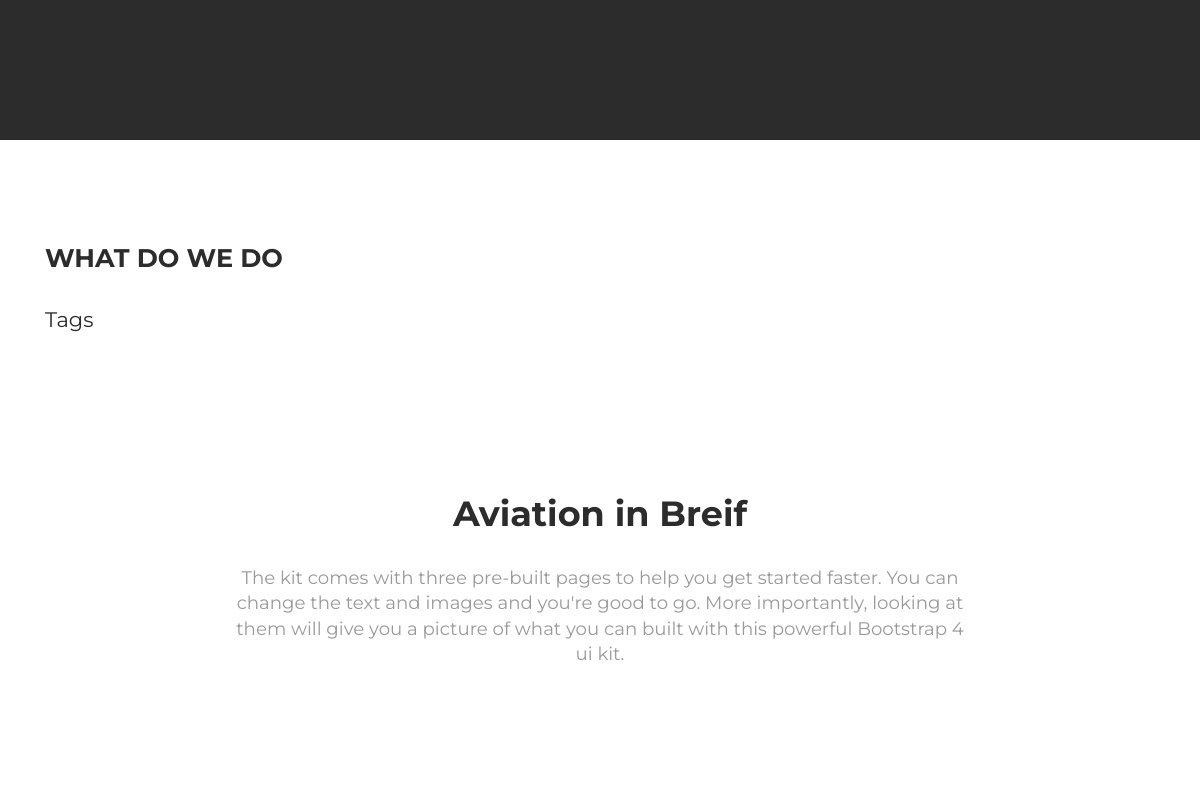
Before: / (middle part) with the older database file.
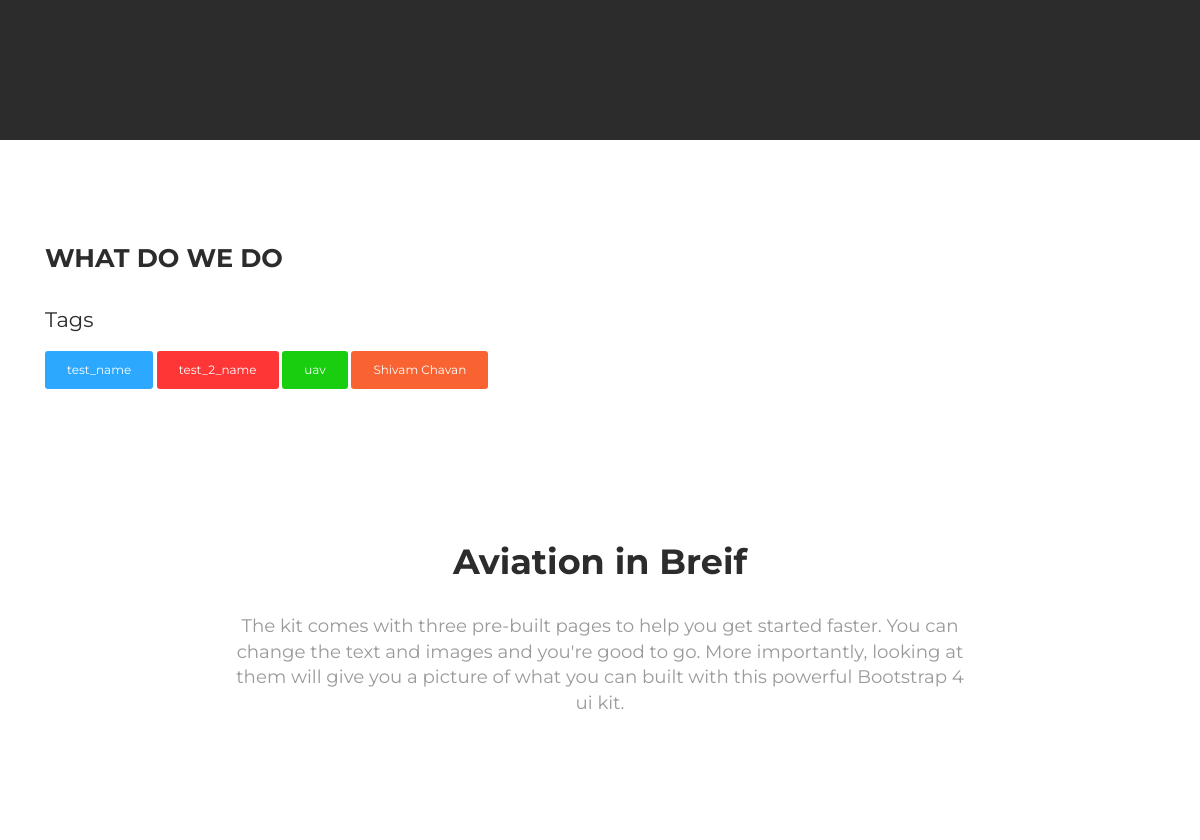
After: the same page with the newer database file.
### projects/models.py (models this page shows)
class Tag(models.Model):
    division = models.ForeignKey(Division, default=None, on_delete = models.CASCADE, related_name ='tags')
    name = models.CharField(max_length=100)
    colour_list = [
    ('primary', 'ORANGE'),
    ('info', 'BLUE'),
    ('success', 'GREEN'),
    ('warning', 'YELLOW'),
    ('danger', 'RED'),
    ('neutral', 'GREY'),
    ]
    colour = models.CharField(max_length=12, choices=colour_list, default='warning')
    heading = models.CharField(max_length=200)
    body = models.CharField(max_length=300)

### micro/views.py (the view)
# urls.py: 2. Add a URL to urlpatterns:  path('', views.home, name='home')
def home(request):
    projects = Project.objects.all()
    divs = Division.objects.all()
    tags = Tag.objects.filter()
    return render(request, 'micro/home.html', {'projects':projects, 'divs':divs, 'tags':tags})

### projects/models.py (called while the page is built)
    def __str__(self):
        return self.name

### micro/templates/micro/home.html (shortened to what this page needs)
{% extends "micro/base.html" %}
{% load static %}
{% block forhome %}
<div class="wrapper">
{% endblock %}
{% block content %}
<br>
<br>
  <div class="section section-team text-center" data-background-color="black">
    <div class="container">
      <div class="team">
        <div class="row">
          {% for project in projects %}
          <div class="col-md-4">
            <div id="carouselExampleIndicators" class="carousel slide" data-ride="carousel">
              <br>
              <br>
              <br>
              <br>
            </div>
          </div>
          {% endfor %}
        </div>
      </div>
    </div>
  </div>
</div>
<div class="section section-javascript" id="javascriptComponents">
  <div class="container">
    <h3 class="title">WHAT DO WE DO</h3>
    <div class="row" id="modals">
      <div class="col-md-6">
        <h4>Tags</h4>
        {% for tag in tags %}
        <button class="btn btn-{{ tag.colour }}" data-toggle="modal" data-target="#myModal{{ tag.id }}">
          {{ tag.name }}
        </button>
        {% endfor %}
      </div>
      <br />
      <br />
    </div>
  </div>
</div>
<br>
<br>
<div class="section">
  <div class="container text-center">
    <div class="row justify-content-md-center">
      <div class="col-md-12 col-lg-8">
        <h2 class="title">Aviation in Breif</h2>
        <h5 class="description"><b>The kit comes with three pre-built pages to help you get started faster. You can change the text and images and you're good to go. More importantly, looking at them will give you a picture of what you can built with this powerful Bootstrap 4 ui kit.</b></h5>
      </div>
    </div>
  </div>
</div>
<br>
<br>
{% endblock %}

Changed rows visible on the page:
added Tag: name "test_name"
added Tag: name "test_2_name"
added Tag: name "uav"
added Tag: name "Shivam Chavan"
